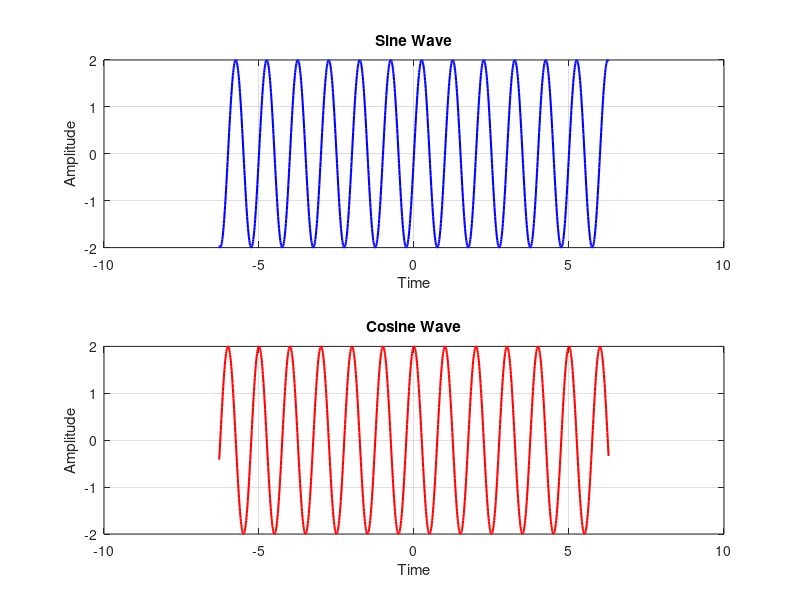
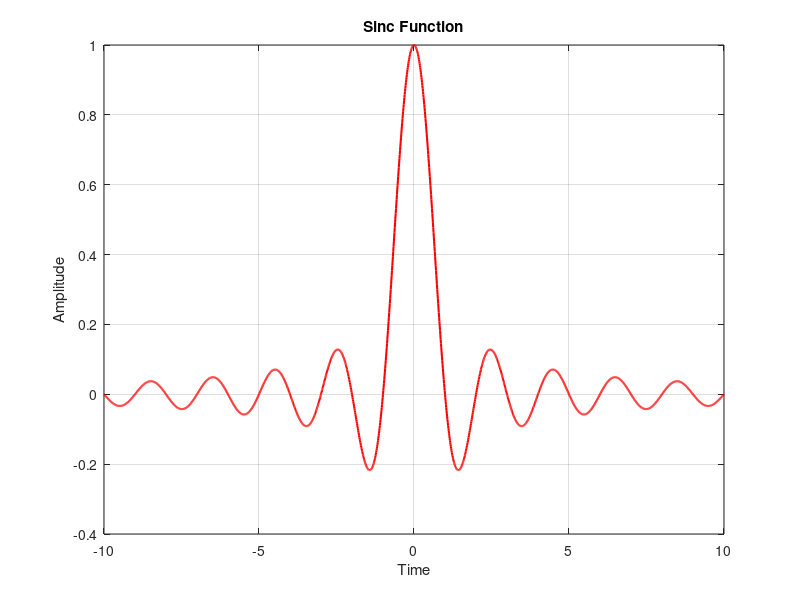
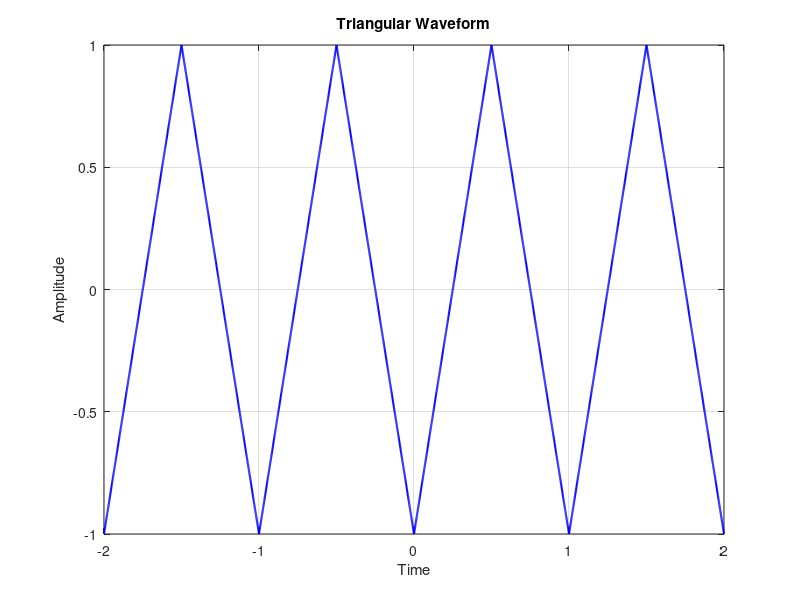
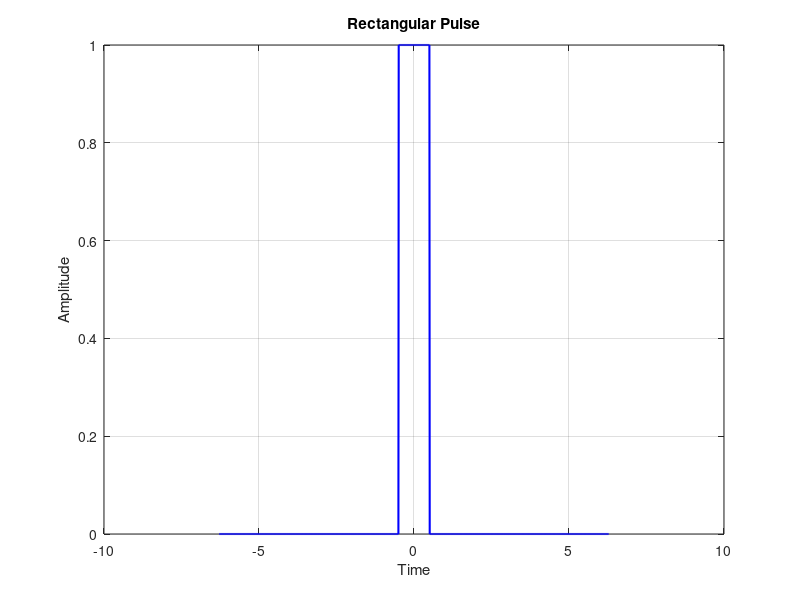

The MATLAB source for these figures, in order:

clc;
clear;
close all;

%% 1. Sine and Cosine Wave

t = -2*pi:0.01:2*pi;

A = 2;          % Amplitude
f = 1;          % Frequency in Hz

x1 = A*sin(2*pi*f*t);
x2 = A*cos(2*pi*f*t);

figure(1);

subplot(2,1,1);
plot(t,x1,'b','LineWidth',1.5);
xlabel('Time');
ylabel('Amplitude');
title('Sine Wave');
grid on;

subplot(2,1,2);
plot(t,x2,'r','LineWidth',1.5);
xlabel('Time');
ylabel('Amplitude');
title('Cosine Wave');
grid on;


%% 2. Sinc Function

t1 = -10:0.01:10;

x3 = sin(pi*t1)./(pi*t1);
x3(t1 == 0) = 1;

figure(2);
plot(t1,x3,'r','LineWidth',1.5);
xlabel('Time');
ylabel('Amplitude');
title('Sinc Function');
grid on;


%% 3. Triangular Waveform

t2 = -2:0.001:2;

x4 = 2*abs(2*(t2-floor(t2+0.5)))-1;

figure(3);
plot(t2,x4,'b','LineWidth',1.5);
xlabel('Time');
ylabel('Amplitude');
title('Triangular Waveform');
grid on;


%% 4. Rectangular Pulse

t3 = -2*pi:0.01:2*pi;

x5 = double(abs(t3) <= 0.5);

figure(4);
plot(t3,x5,'b','LineWidth',1.5);
xlabel('Time');
ylabel('Amplitude');
title('Rectangular Pulse');
grid on;


%% 5. Sawtooth Waveform

t4 = -2:0.001:2;

x6 = 2*(t4-floor(t4+0.5));

figure(5);
plot(t4,x6,'r','LineWidth',1.5);
xlabel('Time');
ylabel('Amplitude');
title('Sawtooth Waveform');
grid on;


%% 6. Decaying Exponential Signal

t5 = 0:0.001:5;

a = -1;

x7 = exp(a*t5);

figure(6);
plot(t5,x7,'b','LineWidth',1.5);
xlabel('Time');
ylabel('Amplitude');
title('Decaying Exponential Signal');
grid on;


%% 7. Increasing Exponential Signal

t6 = 0:0.001:5;

a = 1.5;

x8 = exp(a*t6);

figure(7);
plot(t6,x8,'r','LineWidth',1.5);
xlabel('Time');
ylabel('Amplitude');
title('Increasing Exponential Signal');
grid on;
